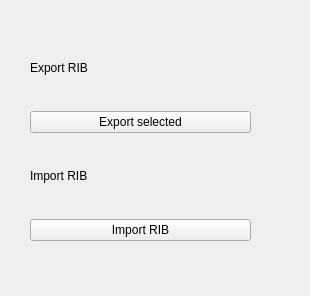
<?xml version="1.0" encoding="UTF-8"?>
<ui version="4.0">
 <class>Form</class>
 <widget class="QWidget" name="Form">
  <property name="geometry">
   <rect>
    <x>0</x>
    <y>0</y>
    <width>310</width>
    <height>296</height>
   </rect>
  </property>
  <property name="windowTitle">
   <string>Form</string>
  </property>
  <widget class="QWidget" name="">
   <property name="geometry">
    <rect>
     <x>30</x>
     <y>30</y>
     <width>221</width>
     <height>211</height>
    </rect>
   </property>
   <layout class="QVBoxLayout" name="verticalLayout">
    <item>
     <widget class="QLabel" name="label">
      <property name="text">
       <string>Export RIB</string>
      </property>
     </widget>
    </item>
    <item>
     <widget class="QPushButton" name="pushButton_2">
      <property name="text">
       <string>Export selected</string>
      </property>
     </widget>
    </item>
    <item>
     <widget class="QLabel" name="label_2">
      <property name="text">
       <string>Import RIB</string>
      </property>
     </widget>
    </item>
    <item>
     <widget class="QPushButton" name="pushButton_3">
      <property name="text">
       <string>Import RIB</string>
      </property>
     </widget>
    </item>
   </layout>
  </widget>
 </widget>
 <resources/>
 <connections/>
</ui>
